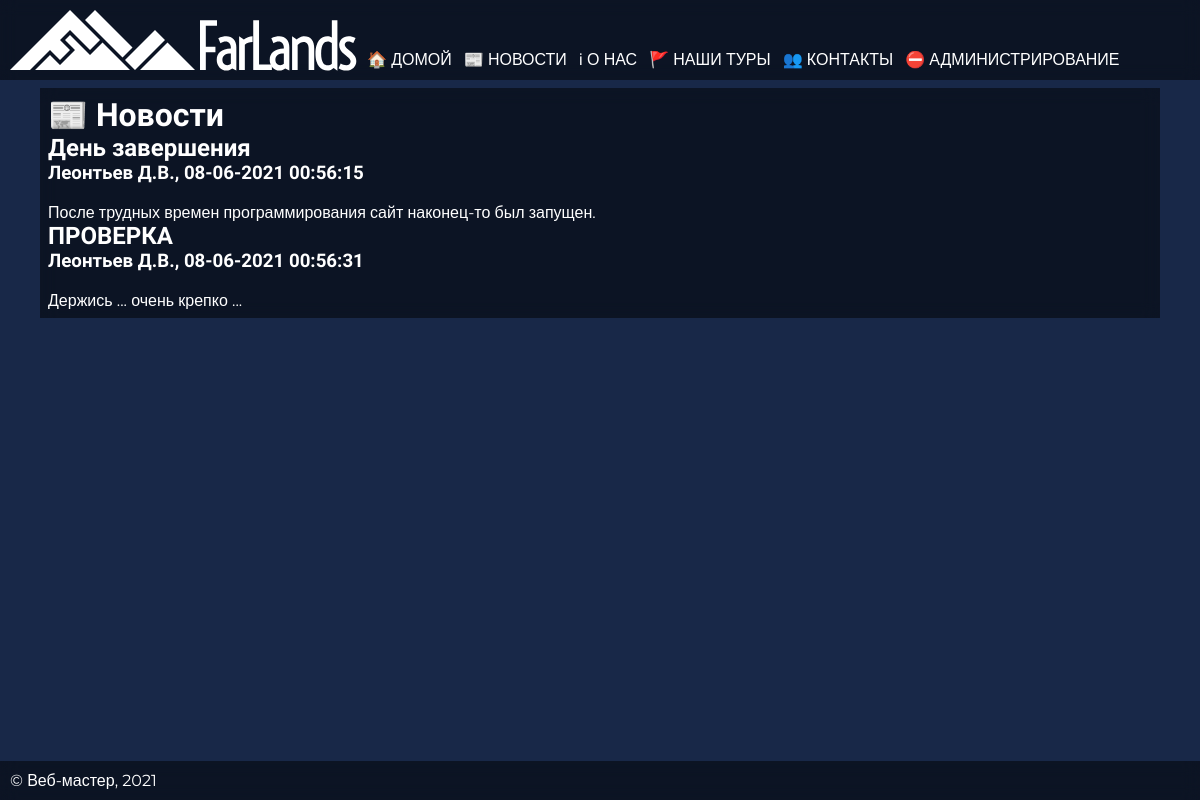
/?id=news, run on an earlier commit of the app's database.
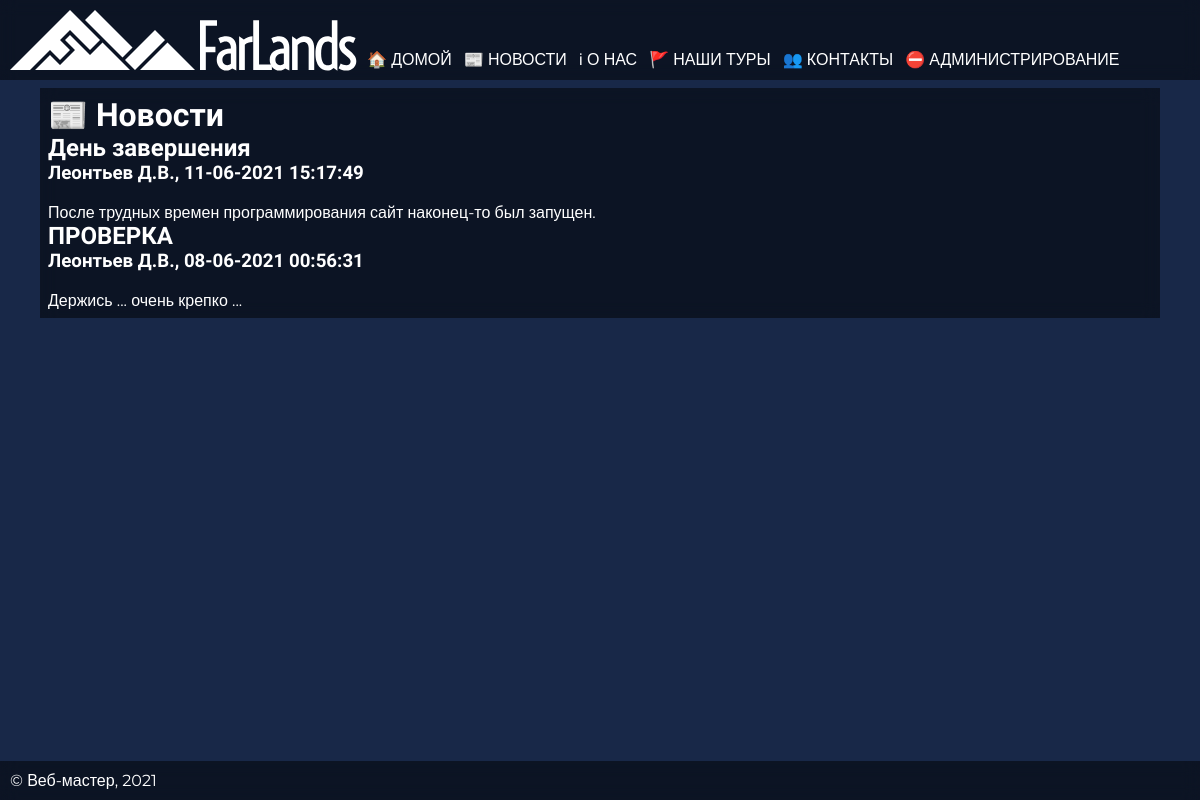
And on a later commit of the database.
### tables this page shows
CREATE TABLE `news` (
  `id` int(11) UNSIGNED NOT NULL,
  `title` varchar(80) NOT NULL DEFAULT '[title missing]',
  `datetime` timestamp NOT NULL DEFAULT current_timestamp(),
  `author` varchar(30) NOT NULL DEFAULT 'Аноним',
  `body` text NOT NULL
);

### data.inc.php (called while the page is built, shortened)
<?php
	$year = strftime('%Y');
?>

### news.php (the view, shortened to what this page needs)
<?php
	include 'dbConfig.php';
	$sql= "SELECT id, title, author, body, UNIX_TIMESTAMP(datetime) as dt FROM news
ORDER BY id DESC LIMIT 5";
	$res=mysqli_query($link,$sql) or die(mysqli_error($link));
	while($row=mysqli_fetch_assoc($res)){
		$title=$row['title'];
		$author=$row['author'];
		$dt=date('d-m-Y H:i:s',$row['dt']);
		$articleBody=$row['body'];
		echo "<span class='news-article'><h2>$title</h2><h3>$author, $dt</h3><br>";
		echo "<article>$articleBody</article></span>";
	}
?>

### index.php (shortened to what this page needs)
<?php
	include 'data.inc.php';
	include 'lib.inc.php';
	$header = "Главная страница";
	$id = isset($_GET['id']) ? strtolower(strip_tags(trim($_GET['id']))) : '';
	switch ($id) {
		case 'news':
			$header = '📰 Новости';
			break;
	}
?>
<!DOCTYPE html>
<html>
	<head>
		<link rel="stylesheet" type="text/css" href="style.css" />
	</head>
	<body>
		<div class="header">
			<?php include 'top.inc.php'?>
		</div>
		<div class="content">
			<h1><?= $header?></h1>
			<?php switch($id){
				case 'news': include 'news.php'; break;
			}
			?>
		</div>
		<div class="footer">
			<?php include 'bottom.inc.php'?>
		</div>
	</body>
</html>

### top.inc.php (shortened to what this page needs)
<logo>
	<a href="/" class="logo-full"><img src="svg/logo-full.svg" alt="FarLands""></a>
</logo>
<?php drawMenu($headerMenu);?>

### lib.inc.php (shortened to what this page needs)
<?php
	function drawMenu($menu) {
		echo "<ul class=\"nav\">";
		foreach($menu as $menuItem)
		{
			echo "<li><a href=".$menuItem['href'].">".$menuItem['link']."</a></li>";
		}
		echo "</ul>";
	}
?>

### bottom.inc.php
&copy; <?= COPYRIGHT?>, <?= $year?>

### style.css (style rules this page uses)
body { font-family: Montserrat, Arial, sans-serif; font-weight: 400; background-color: #182848; background-image: url("../img/back.jpg"); background-attachment: fixed; color: white; background-size: cover; background-repeat: no-repeat; margin: 0; overflow-x: hidden; }
a { color: #6CF; text-decoration: none; transition-duration: 0.2s; }
.content { margin: 5.5em 40px 3em 40px; padding: 0.5em 0.5em 0.5em 0.5em; background-color: rgba(0, 0, 0, 0.5); z-index: 0; -webkit-backdrop-filter: blur(8px); backdrop-filter: blur(8px); }
h1, h2, h3, h4, h5, h6 { font-family: Oswald, sans-serif; margin-block-start: 0; margin-block-end: 0; }
h1:first-of-type, h2:first-of-type, h3:first-of-type, h4:first-of-type, h5:first-of-type, h6:first-of-type { margin-block-start: 0; }
logo { margin-right: 10px; display: inline-block; }
.logo-full img { display: block; margin-bottom: -1px; }
.header { z-index: 100; position: fixed; display: flex; top: 0; left: 0; box-sizing: border-box; background: rgba(0, 0, 0, 0.5); justify-content: flex-start; align-items: flex-end; width: 100vw; padding: 10px; -webkit-backdrop-filter: blur(8px); backdrop-filter: blur(8px); }
.footer { z-index: 98; position: fixed; display: flex; bottom: 0; left: 0; background: rgba(0, 0, 0, 0.5); justify-content: flex-start; align-items: flex-end; width: 100vw; padding: 10px; -webkit-backdrop-filter: blur(8px); backdrop-filter: blur(8px); }
.nav { justify-content: space-between; align-items: flex-end; list-style: none; margin: 0; padding-left: 0; }
.nav li { display: inline-block; }
.nav li a { text-decoration: none; color: currentColor; width: auto; margin: 0; text-transform: uppercase; }
.nav li + li { padding-left: 12px; }

What changed in the data, as far as the page shows it:
changed news "День завершения": dt "08-06-2021 00:56:15" → "11-06-2021 15:17:49"
